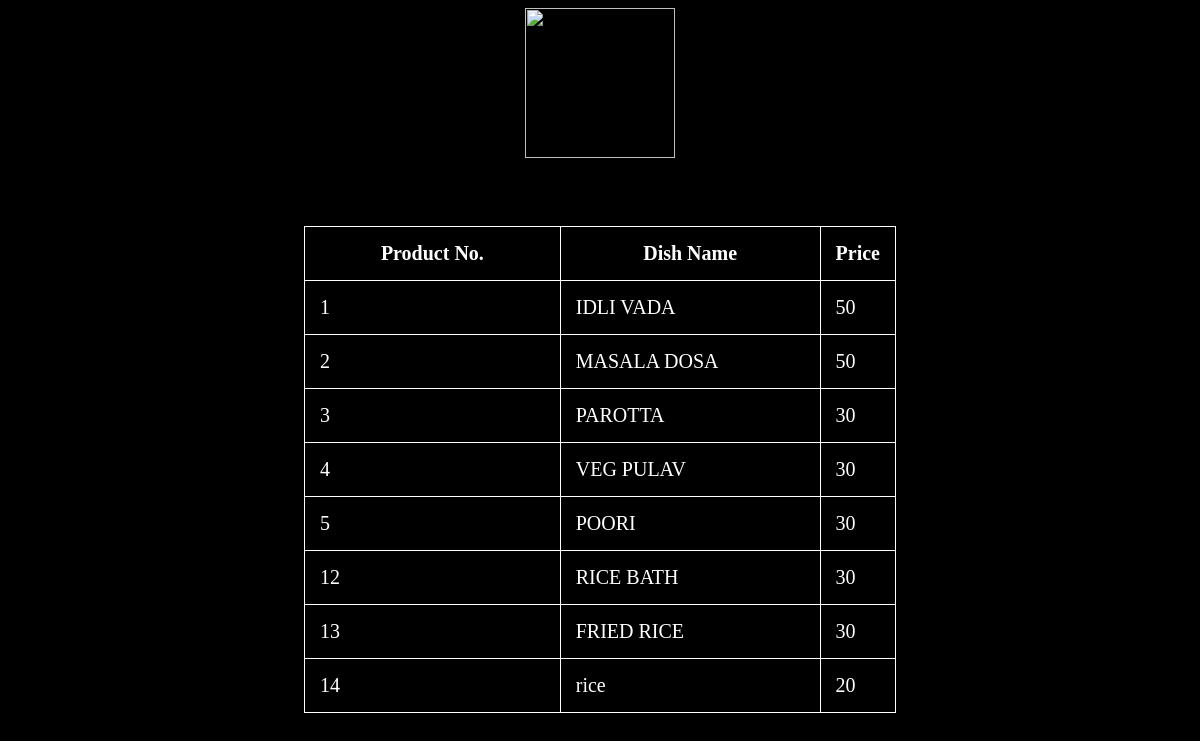
Screenshot of /product_table.php with the database file from the repository.
### tables this page shows
CREATE TABLE IF NOT EXISTS `product` (
  `product_no` int(11) NOT NULL AUTO_INCREMENT,
  `product_name` varchar(30) NOT NULL,
  `price` int(11) NOT NULL,
  `stock` int(11) NOT NULL,
  PRIMARY KEY (`product_no`)
);

### product_table.php (the view, shortened to what this page needs)
<html>
<head>
</head>
<body style="background-color: black">
    <center><img src="images/logo1.png" height="150px"></center><br>
    <?php
    $conn = new mysqli('localhost','root','','restaurent');
    $sql = "SELECT * FROM product ;";
    $result = mysqli_query($conn, $sql);
    $resultcheck = mysqli_num_rows($result);
    if($resultcheck > 0){
        echo "<table><tr><th>Product No.</th><th>Dish Name</th><th>Price</th></tr>";
    while($row = mysqli_fetch_assoc($result)){
       echo "<tr><td>".$row["product_no"]."</td><td>".$row["product_name"]."</td><td>".$row["price"]."</td></tr>";
     }
        echo "</table>";
    }
?>
    </body>
</html>

### product_table.php (style rules this page uses)
table, th, td { border: 1px solid white; border-collapse: collapse; font-size: 20px; margin-left: auto; margin-right: auto; width: 50%; color: white; margin-top: 50px; }
th, td { padding: 15px; }

### rows the page displays
product: product_no "1", product_name "IDLI VADA", price "50"
product: product_no "2", product_name "MASALA DOSA", price "50"
product: product_no "3", product_name "PAROTTA", price "30"
product: product_no "4", product_name "VEG PULAV", price "30"
product: product_no "5", product_name "POORI", price "30"
product: product_no "12", product_name "RICE BATH", price "30"
product: product_no "13", product_name "FRIED RICE", price "30"
product: product_no "14", product_name "rice", price "20"
